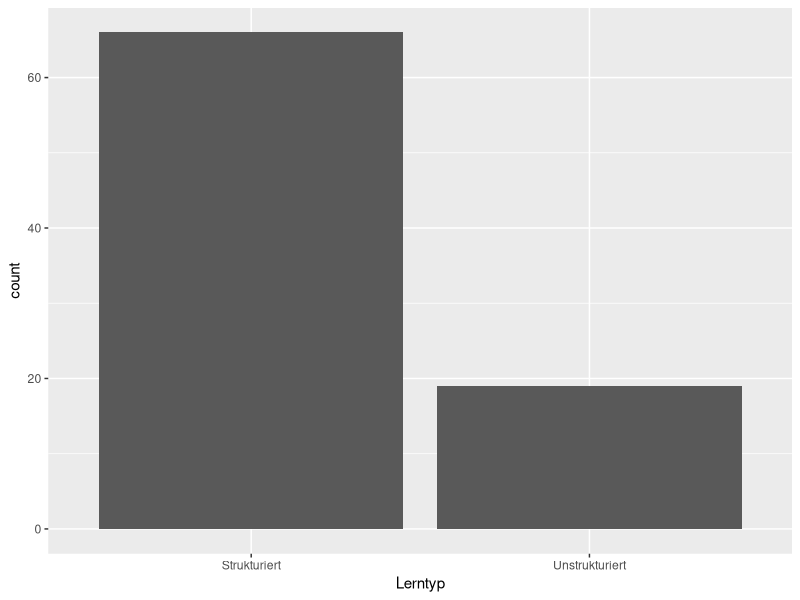

Here is the R script that generated this plot: (Note: this script raises an error after producing the figure.)
#Hier ein paar Plots für die Fragen in Erhebungstechniken 


#Library installieren 
library(tidyverse)

#Reinladen der Umfrage ins global Enviorment
survey.data <- read.csv("results-survey_cleaned.csv")

#Frage 1 - Bevorzugen Studenten Strukturiertes oder Unstrukturiertes Lernen? 

#Unterscheidung: Wer ist sturkturiert und wer schiebt auf?

survey.data <- survey.data %>%
  mutate(
    Lerntyp = case_when(
      #1. Bedingung  Strukturierte Menschen bevorzugen Pflichtaufgaben
      Einstellung_Pflicht_Ball_Num >= 4 ~ "Strukturiert",
      
      #2. Bedingung Strukturierte die neutral zu Pflicht aufgaben 
      # stehen aber trotzdem nicht aufschieben
      Einstellung_Pflicht_Ball_Num == 3 & Einstellung_Aufschieben_Num <= 2 ~ "Strukturiert",
      
      #Alle anderen gelten als weniger/unstrukturiert 
      TRUE ~ "Unstrukturiert"
    )
  )

ggplot(data = survey.data, aes(x = Lerntyp)) +
  geom_bar() 


#Frage 2 - Welche Materialien bringen die höchste Zufriedenheit?


#Aufbereiten der Daten 
material.data <- survey.data %>% 
  #Aus dem Datensatz den zufriendenheitsscore und alle Lernmaterialen extrahieren 
  select(Zufriedenheit_Score, starts_with("Nutzung_"))  %>%
  
  #Verschiebung der Daten damit andere Funktionen später besser Funktionieren
  pivot_longer(
    cols = starts_with("Nutzung_"),
    names_to = "Material",
    values_to = "Nutzungshaeufigkeit"
  )

#"Aufhübschen" der Namensdaten für die Finale Darstellung im Plot
material.data <- material.data %>% 
  mutate(
    Material = str_remove(Material, "Nutzung_"),
    Material = str_remove(Material, "_Num")
  )

#Jetzt werten wir die Daten aus 
#Wir sortieren nach Leuten mit intensiver Nutzung (Score >= 4) 
#Nehmen deren Zufriedenheitswerte und errechnen daraus einen Durchschnitt
#Dann vergleichen wir diese 
satisfaction.analysis <- material.data %>%
  
  #Filtern nach leuten die das Material häufig nutzen
  filter(Nutzungshaeufigkeit >= 4) %>%
  
  #Gruppieren dieser Personen nach Gruppen
  group_by(Material) %>% 
  
  #Für jede Gruppe dann die Durchschnittliche Zufriedenheit ausrechnen
  summarise(
    avg.satisfaction = mean(Zufriedenheit_Score, na.rm = TRUE)
  ) %>%
  
  #Sortieren nach größe (Sieht später schöner aus)
  arrange(desc(avg.satisfaction))

#####################################
# Lollipopdiagramm

ggplot(data = satisfaction.analysis, 
       aes(x = reorder(Material, avg.satisfaction), y = avg.satisfaction)) +
  
  #Lollipopdarstellung
  geom_segment(aes(xend = Material, yend = 0), color = "grey") +
  geom_point(aes(color = avg.satisfaction), size = 5) +
  
  #Beschriftung
  geom_text(aes(label = round(avg.satisfaction, 1)), 
            color = "white", size = 2) + # Zahl im Punkt
  
  coord_flip() +
  
  scale_color_viridis_c(option = "D") + # Farbeinstellung
  
  labs(title = "Ranking der Materialzufriedenheit",
       x = "", y = "Score") +
  
  theme_minimal() +
  theme(legend.position = "none") +
  

###########################
# Boxplotdiagramm


# Rohdaten vor Zusammenfassung für genauere Darstellung
raw_plot_data <- material.data %>%
  filter(Nutzungshaeufigkeit >= 4) 

ggplot(raw_plot_data, 
       aes(x = reorder(Material, Zufriedenheit_Score, FUN = mean), 
           y = Zufriedenheit_Score)) +
  
  # Zeigt die Verteilung (Box)
  geom_boxplot(outlier.shape = NA, fill = "lightblue", alpha = 0.5) +
  
  # Zeigt die echten Datenpunkte
  geom_jitter(width = 0.2, height = 0.1, alpha = 0.3, color = "darkblue") +
  
  # Durschnittspunkt (rot)
  stat_summary(fun = mean, geom = "point", shape = 18, size = 4, color = "red") +
  
  coord_flip() +
  
  labs(title = "Wie einig sind sich die Studierenden?",
       subtitle = "Boxplot zeigt Verteilung, roter Punkt ist der Durchschnitt",
       x = "",
       y = "Zufriedenheitsscore") +
  theme_minimal() + 



########################################


#Frage 3 - Welche Materialien werden als am effizientesten/besten
#für die Prüfungsvorbereitung empfunden´

#Dazu werden wir einen "Erfolgsscore" erstellen wir addieren die Werte zu den Themen 
#Effizienz, Motivation, Sicherheit und Zeitaufwand und kategorisieren die Leute nach
#Erfolg und schauen dann welche Gruppen welche Materialien am Häufigsten Nutzen

survey.data <- survey.data %>%
  mutate(
    #Drehen des Zeitaufwand Scores damit er richtig  eingerechnet wird:
    Effizienz_Score = 6 - Effekt_Zeitaufwand_Num,
    
    #Jetzt einfach alle Zusammenaddieren(Höchste PunktZahl ist 20)
    Erfolgs_Score = Effekt_Sicherheit_Num + Effekt_Motivation_Num + Effizienz_Score + Effekt_Relevanz_Num
  )

#Labeling der Personen nach Erfolgsscore
survey.data <- survey.data  %>%
  mutate(
    Erfolgs_Label = case_when(
      Erfolgs_Score >= 17 ~  "Sehr Erfolgreich"   ,
      Erfolgs_Score >= 14 ~  "Erfolgreich"        ,
      Erfolgs_Score >= 9  ~  "Weniger Erfolgreich",
      TRUE ~ "Unerfolgreich"
    )
  )

succes.analysis <- survey.data %>%
  # 1. Datensatz wieder Langziehen für die funktion
  pivot_longer(
    cols = starts_with("Nutzung_"),
    names_to = "Material",
    values_to = "Nutzung"
  ) %>%
  
  #Wieder für die Tabelle  die namen "Säubern"
  mutate(
    Material = str_remove(Material, "Nutzung_"),
    Material = str_remove(Material, "_Num")
  )

succes.material.analysis <- succes.analysis  %>%
  
  #Gruppieren nach  Erfolgslabel und nach Material
  group_by(Material, Erfolgs_Label) %>%
  
  #Erechnen der Durchschnittlichen Nutzung in jeder Lerngruppe für jedes Material 
  summarise(
    Durchschnitt_Nutzung = mean(Nutzung, na.rm = TRUE)
  )


# Definieren der logischen Reihenfolge der Faktoren
succes.material.analysis$Erfolgs_Label <- factor(
  succes.material.analysis$Erfolgs_Label, 
  levels = c("Unerfolgreich", "Weniger Erfolgreich", "Erfolgreich", "Sehr Erfolgreich")
)




#################
# Gruppiertes und sortiertes Balkendiagramm

ggplot(data = succes.material.analysis,
       aes(x = reorder(Material, Durchschnitt_Nutzung), # Sortiert Balken nach Größe
           y = Durchschnitt_Nutzung,
           fill = Material)) +
  
  geom_col(show.legend = FALSE) + # Legende ist hier redundant
  
  coord_flip() +
  
  # Der Zaubertrick: Aufteilen nach Erfolgslabel
  facet_wrap(~Erfolgs_Label, nrow = 1) + 
  
  labs(
    title = "Welche Gruppe nutzt was?",
    subtitle = "Durchschnittliche Nutzungshäufigkeit nach Erfolgstyp",
    x = "",
    y = "Avg. Nutzung (1-5)"
  ) +
  theme_minimal() +
  scale_color_viridis_d()

# Zusammenfassung der Studiengänge in MINT/Lehramt/Sonstige


table(survey.data$Fakultaet)

survey.data <- survey.data %>%
  mutate(
    Fachbereich_Gruppe = case_when(
      
      # 1. GRUPPE: LEHRAMT
      # Schnappt sich "Lehramt" und "Sachunterricht"
      str_detect(Fakultaet, regex("Lehramt|Sachunterricht", ignore_case = TRUE)) ~ "Lehramt",
      
      # 2. GRUPPE: MINT
      # Hier fassen wir alle technischen/naturwissenschaftlichen Fächer zusammen
      # Das "regex(..., ignore_case = TRUE)" sorgt dafür, dass Groß-/Kleinschreibung egal ist
      str_detect(Fakultaet, regex("Mathe|Statistik|Informatik|Physik|Chemie|Bci|Maschinenbau|Bau|Architektur|Raumplanung", ignore_case = TRUE)) ~ "MINT",
      
      # 3. GRUPPE: SONSTIGES
      # Alles was oben nicht passt (WiWi, Soziologie, Erziehungswissenschaften etc.)
      TRUE ~ "Sonstiges"
    )
  )

# KONTROLLE (Wichtig!)
# Damit siehst du sofort, ob die Zuordnung geklappt hat und wer wo gelandet ist
# Statt print(n = 50) nimmst du head(50)
survey.data %>%
  count(Fachbereich_Gruppe, Fakultaet) %>%
  head(50)


survey.data <- read.csv("results-survey_cleaned.csv")

#Frage 4 - Wie verändert sich Materialnutzung im Studienverlauf? Werden Studenten selbstständiger?
verlauf.daten <- survey.data %>%
  #Wir gruppieren die Semster zusammen damit wir bessere Aussagen treffen können da für einzelne
  #Semester die Daten nicht wirklich ausreichend sind um so genau zu unterscheiden
  mutate(
    Semestergruppe = case_when(
      Fachsemester <= 2 ~ "Start",
      Fachsemester <= 5 ~ "Mitte",
      TRUE ~ "Ende"
    )
  ) %>% 
  pivot_longer(
    cols = starts_with("Nutzung_"),
    names_to = "Materialnutzung",
    values_to = "Nutzungshäufigkeit"
  ) %>% 
  group_by(Semestergruppe, Materialnutzung) %>%
  summarise(
    avg.Nutzung = mean(Nutzungshäufigkeit, na.rm = TRUE)
  ) 

#Wir bringen Ordung in die Semestergruppensortierung damit das im Plot später richtig dargestellt wird 
verlauf.daten$Semestergruppe <- factor(verlauf.daten$Semestergruppe,
                                       levels = c("Start", "Mitte", "Ende"))

#Wir erstellen den Linienplot um die veränderung der Materialnutzung im Semes
materialnutzung.semester <- ggplot(verlauf.daten, aes(x = Semestergruppe,
                                                    y = avg.Nutzung,
                                                    group = Materialnutzung,
                                                    color = Materialnutzung)) +
  geom_line(size = 1.2) +
  geom_point(size = 3) +
  scale_color_viridis_d() +
  theme_minimal()

materialnutzung.semester

#Frage 5 - Unterscheidet sich die allgemeine Zufriedenheit zwischen KI-Nutzern und KI-Verweigerern

#Wir Kategorisieren die Leute nach Häufigkeit der Nutzung von KI 
ai.analysis <- survey.data %>% 
  mutate(
  KI.Type = case_when(
    Nutzung_KI_Num <= 2 ~ "Wenig/Keine Nutzung",
    Nutzung_KI_Num >= 4 ~ "Starke Nutzung",
    TRUE ~ "Mittelere Nutzung"
  ))

ai.analysis$KI.Type <- factor(ai.analysis$KI.Type,
                              levels = c("Wenig/Keine Nutzung", "Mittelere Nutzung", "Starke Nutzung"))

#Wir überprüfen welche der KI Nutzungstypen besser 
ai.satisfaction <- ai.analysis %>%
  group_by(KI.Type) %>%
  summarise(
    avg.Zufriedenheit = mean(Zufriedenheit_Score, na.rm = TRUE),
    Anzahl.Personen = n()
  )

#Erstellen eines Plots
ggplot(ai.analysis, aes(x = KI.Type, y = Zufriedenheit_Score, fill = KI.Type)) +
  geom_boxplot(alpha = 0.7) +
  geom_jitter(width = 0.2, alpha = 0.3) +
  labs(title = "Macht KI Nutzung Zufriedener",
       subtitle = "Vergleich der Studienzufridenheitnach Nutzungshäufigkeit von KI",
       x = "Nutzungshäufigkeit",
       y = "Zufriedenheitsscore (1-5)") +
  theme_minimal() +
  theme(legend.position = "none")

#Frage 6 - Sind aufschieber unzufriedener?







